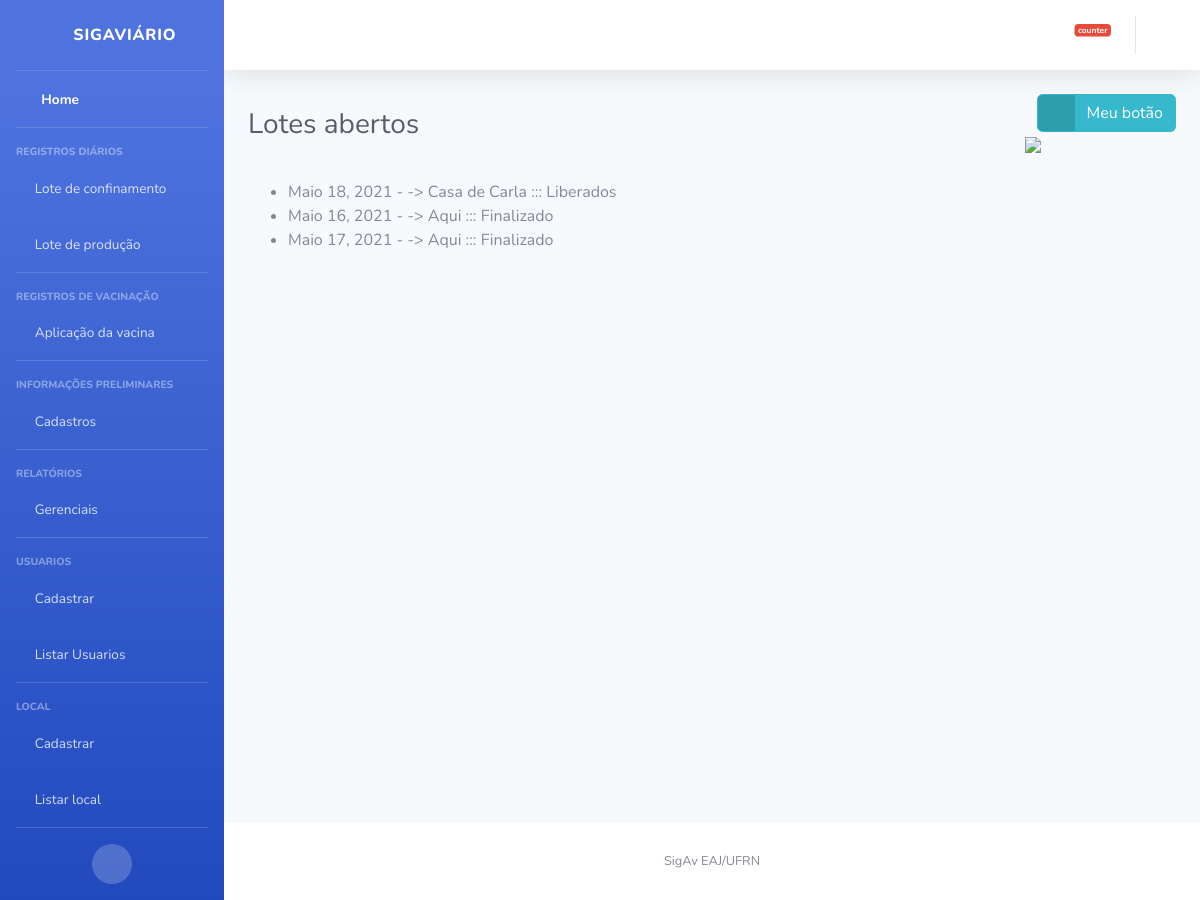
Before: /lote/listar/ with the older database file.
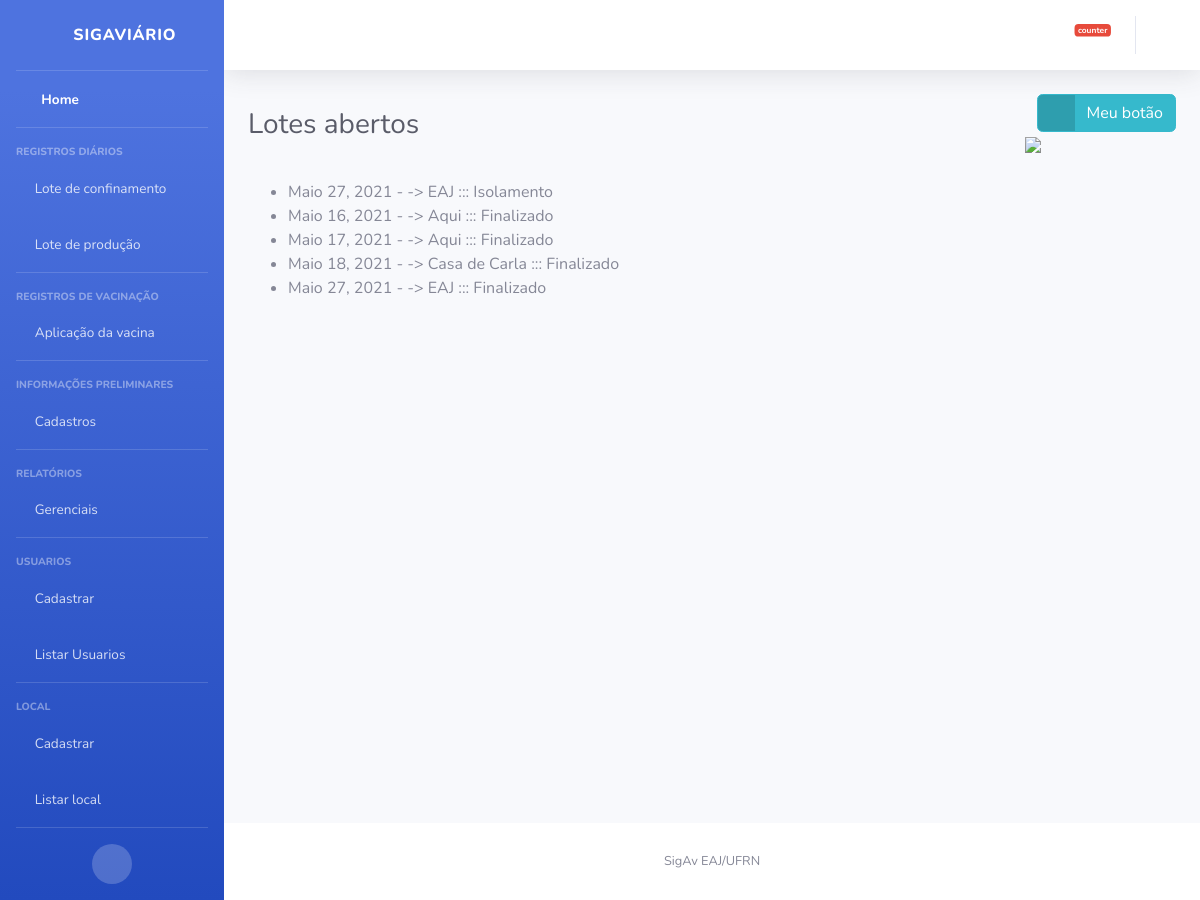
After: the same page with the newer database file.
### lote/models.py (models this page shows, shortened)
class Lote(models.Model):
    codigo = models.CharField(max_length=50, unique=True)
    aptidao = models.CharField(max_length=1, choices=APTIDAO, default='B')
    data_chegada = models.DateField(default=date.today)
    localidade = models.CharField(max_length=200)
    quantidade_aves_chegada = models.PositiveIntegerField()
    quantidade_aves_final = models.PositiveIntegerField(null=True, blank=True)
    raca = models.CharField(max_length=1, choices=RACA)
    status = models.CharField(max_length=1, choices=STATUS, default='A')
    class Meta:
        ordering = ('status','data_chegada',)

### lote/views.py (the view)
# urls.py: path('listar/', views.ListarLotes.as_view(), name='listar'),
class ListarLotes(ListView):
    model = Lote
    template_name = 'lote/listar.html'

### templates/lote/listar.html
{% extends "base.html" %}
{% block titulo %}
Lotes abertos
{% endblock %}
{% block titulo_lateral %}
<a href="#" class="btn btn-info btn-icon-split">
    <span class="icon text-white-50">
      <i class="fas fa-info-circle"></i>
    </span>
    <span class="text">Meu botão</span>
  </a>
  <div class="row">
    <div classs="col-sm-4">
      <a href="#" class="thumbnail">
          <img src="static/img/teste.jpg">
      </a>
    </div>
  </div>
{% endblock %}
{% block conteudo %}
    {% if lote_list %}
    <ul>
        {% for lote in lote_list %}
        <li>
            {{lote.data_chegada}} - {{lote.quantidade_inicial}} -> {{lote.localidade}} ::: {{lote.get_status_display}}
        </li>
        {% endfor %}
    </ul>
    {% else %}
        <p>Não há lotes cadastrados.</p>
    {% endif %}
{% endblock %}

Changed rows visible on the page:
added Lote: data_chegada "Maio 27, 2021", localidade "EAJ", status "Isolamento"
changed Lote "Maio 18, 2021": status "Liberados" → "Finalizado"; moves down the list
added Lote: data_chegada "Maio 27, 2021", localidade "EAJ", status "Finalizado"
